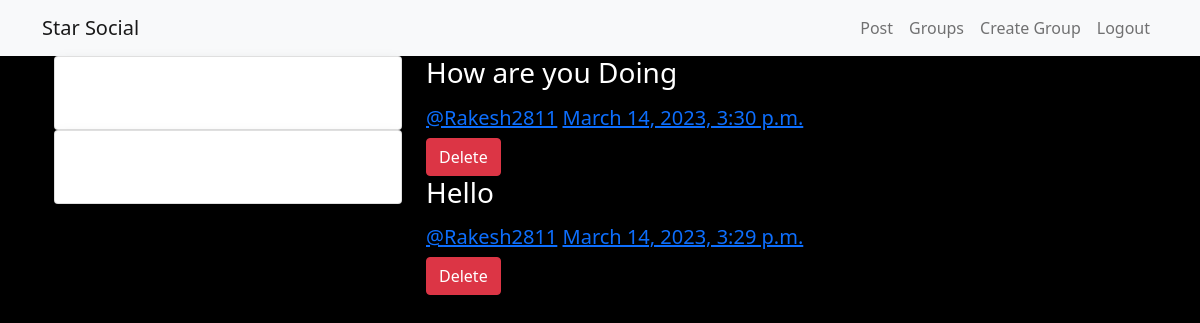
The page /posts/ (signed in) on the database its author committed.
### posts/models.py (models this page shows, shortened)
class Post(models.Model):
    user = models.ForeignKey(User,related_name='posts', on_delete=models.CASCADE)
    created_at = models.DateTimeField(auto_now=True)
    message = models.TextField()
    message_html = models.TextField(editable=False)
    group = models.ForeignKey(Group, on_delete=models.CASCADE,related_name='posts',null=True,blank=True)
    class Meta:
        ordering = ['-created_at']
        unique_together = ['user','message']

### posts/views.py (the view)
# urls.py: path('',views.PostList.as_view(),name='all'),
class PostList(SelectRelatedMixin,generic.ListView):
    model = models.Post
    select_related = ('user','group')

### posts/templates/posts/post_list.html (shortened to what this page needs)
{% extends 'posts/post_base.html' %}
{% block prepost %}
    <div class="col-md-4">
        {% if request.user.is_authenticated %}
            <div class="card shadow p-3">
              <div class="content">
                <h5 class="title">Your Groups</h5>
              </div>
            </div>
        {% endif %}
        <div class="card shadow p-3">
            <div class="content">
                <h5 class="title">All Groups</h5>
            </div>
        </div>
    </div>
{% endblock prepost %}
{% block post_content %}
    <div class="col-md-8">
        {% for post in post_list %}
            {% include 'posts/_post.html' %}
        {% endfor %}
    </div>
{% endblock post_content %}

### posts/templates/posts/_post.html
<div class="post media">
    <h3>{{post.message_html|safe}}</h3>
    <div class="media-body">
        <h5 class="media-heading">
            <span class="username">
                <a href="{% url 'posts:for_user' username=post.user.username %}">@{{post.user.username}}</a>
            </span>
            <time class="time">
                <a href="{% url 'posts:single' username=post.user.username pk=post.pk %}">{{post.created_at}}</a>
            </time>
        </h5>
    </div>
    <div class="media-footer">
        {% if user.is_authenticated and post.user == user %}
          <a class="btn btn-danger" href="{% url 'posts:delete' pk=post.pk %}">Delete</a>
        {% endif %}
    </div>
</div>

### static/simplesocial/css/master.css (style rules this page uses)
body { margin: 0; overflow: hidden; background-color: black; color:white; }

### rows shown on the page
Post: message_html "How are you Doing", user.username "Rakesh2811", created_at "March 14, 2023, 3:30 p.m.", shows "Delete"
Post: message_html "Hello", user.username "Rakesh2811", created_at "March 14, 2023, 3:29 p.m.", shows "Delete"
